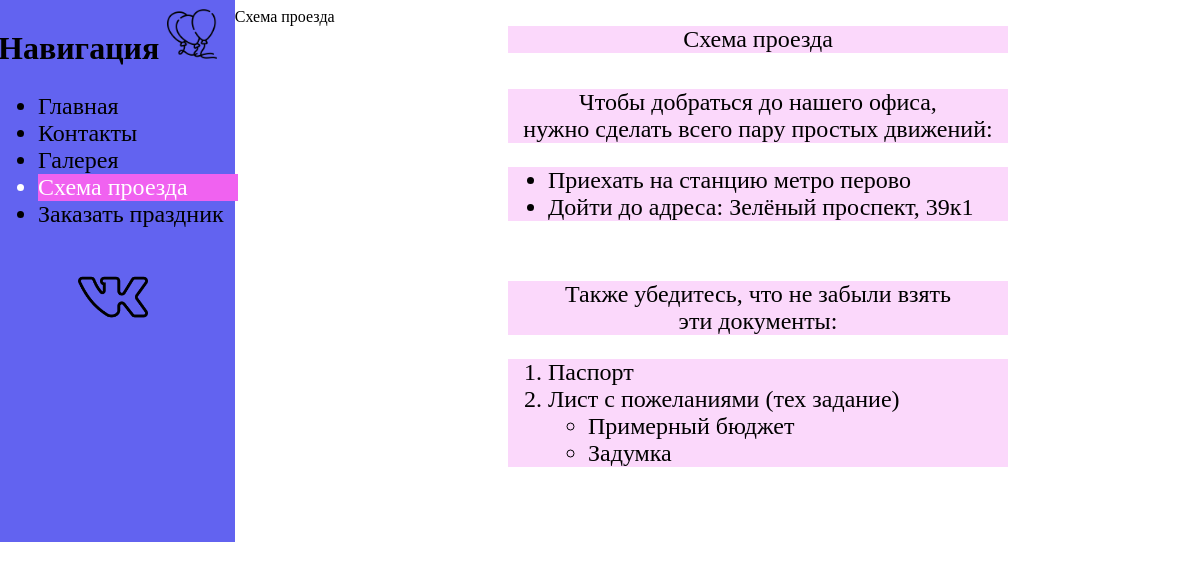
/page/4, run on the app's committed database.
### Eventapp/models.py (models this page shows, shortened)
class EventSite(models.Model):
    site_title = models.CharField(verbose_name = 'Заголовок (title)', max_length=255, default="Заголовок" )
    site_nav = models.CharField(verbose_name = 'Название ссылки', max_length=255, default="Название ссылки")
    site_nav_position = models.IntegerField(verbose_name = 'Приоритет в навигации (0 - исключить)', default=0,)
    site_content = models.TextField(verbose_name = 'Основное содержание страницы', default='<a id="top_of _page" href="#h1" class="card-link">На раздел 1</a><h6 class="card-subtitle mb-2 text-body-secondary "><a id="h1">Раздел 1</a></h6> <p class="card-text">Содержание раздела 1</p><img src="/static/images/settings_django.png"  height="30px"><a href="#top_of _page" class="card-link">к началу страницы</a>')
    class Meta:
        verbose_name = 'Контент текущей страницы'
        verbose_name_plural = 'Уникальный контент страниц'
        ordering = ('-site_nav_position',)

### Eventapp/views.py (the view)
# urls.py: path('page/<int:pk>', views.page, name='page'),
def page(request, pk):
    nav_objects = EventSite.objects.values('id','site_nav', 'site_nav_position').filter(site_nav_position__gt=0).order_by('site_nav_position')
    print("nav_objects: ", nav_objects)
    content_object = EventSite.objects.values().get(id=pk)
    print("content_object:\n", content_object)
    context = {'pk': pk, 'nav_objects': nav_objects, 'content_object': content_object}
    return render(request, 'event/page.html', context)

### templates/event/page.html (shortened to what this page needs)
{% extends 'event/layout.html' %}
{% block content %}
{% load static %}
    <aside>
            <h1>Навигация <a href="{% url 'page' pk=1 %}"><img src="{% static 'img/logo.png' %}" height=50px width=50px></a> </h1>
            <ul>
                {% for object in nav_objects %}
                <a class="{% if pk == object.id %}active{% endif %}"
                               href="{% url 'page' pk=object.id %}"><li>{{ object.site_nav }}</li></a>
                {% endfor %}
                <br>
                <p class="vk"><a href="https://vk.com/natasha.kuzina" target="_blank"><img src="{% static 'img/vk.png' %}" height=70px width=70px></a></p>
            </ul>
    </aside>
     <div class="card-body">
                {% autoescape off %}{{ content_object.site_title }}{% endautoescape %}
                {% autoescape off %}{{ content_object.site_content }}{% endautoescape %}
     </div>
{% endblock %}

### templates/event/layout.html (style rules this page uses)
aside { background-color: #6263f0; width: 20%; height: 70vh; margin-left: -10px; margin-top: -26px; float: left; }
aside ul li { font-size: x-large; color: #000000; }
h1 { font-size: xx-large; color: #000000; }
a.active li { width: 200px; background-color: #f062f0; color: #FFFFFF }
.vk { margin-left: 40px }
a { color: transparent }
body { background: url("../../static/img/background.gif") no-repeat; background-size: 100% }
article { font-size: x-large; display: block; width: 500px; background-color: #fbd8fb; margin-left: 500px; }

### data on the page
EventSite: site_nav "Главная"
EventSite: site_nav "Контакты"
EventSite: site_nav "Галерея"
EventSite: site_nav "Схема проезда", site_title "Схема проезда", site_content "Схема проезда Чтобы добраться до нашего офиса, нужно сделать всего пару простых движений: Приехать на станцию метро перово Дойти до адреса: Зелёный проспект, 39к1 Также убедитесь, что не забыли взять эти документы: Паспорт Лист с пожеланиями (тех задание) Примерный бюджет Задумка"
EventSite: site_nav "Заказать праздник"
